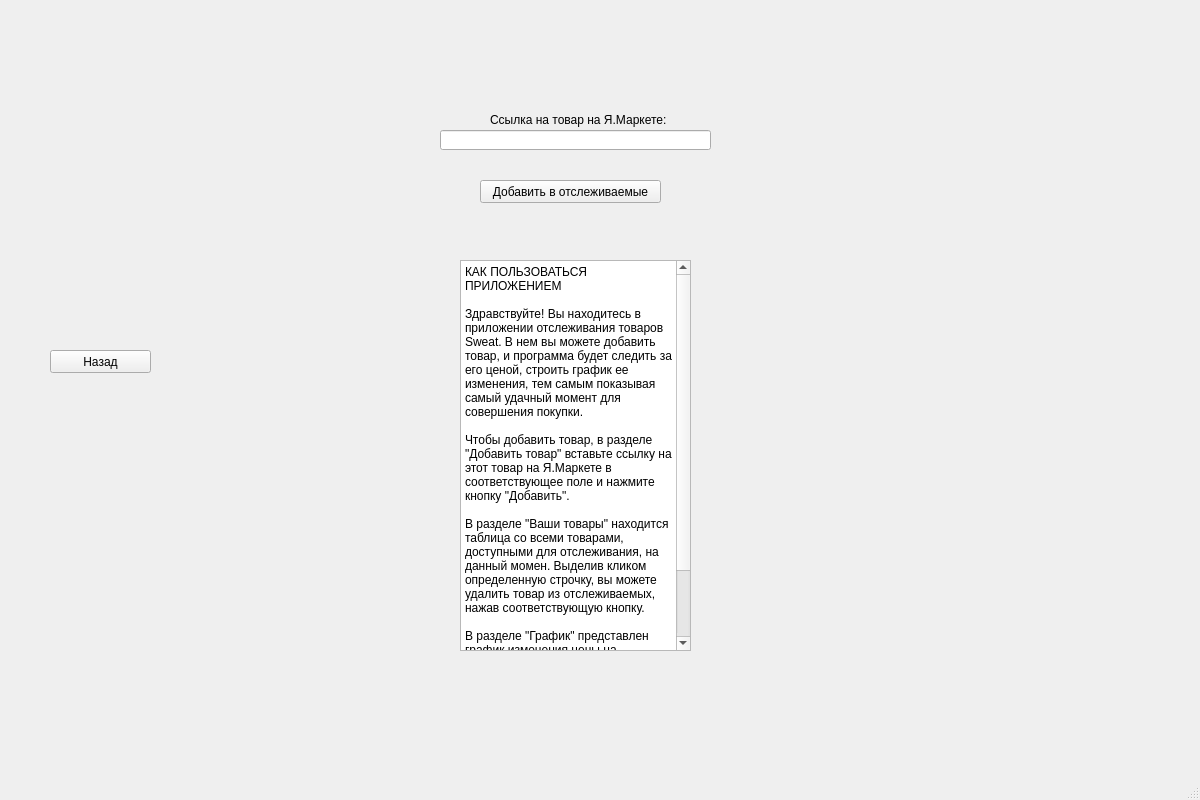
<?xml version="1.0" encoding="UTF-8"?>
<ui version="4.0">
 <class>MainWindow</class>
 <widget class="QMainWindow" name="MainWindow">
  <property name="geometry">
   <rect>
    <x>0</x>
    <y>0</y>
    <width>1200</width>
    <height>800</height>
   </rect>
  </property>
  <property name="windowTitle">
   <string>Project Sweat</string>
  </property>
  <widget class="QWidget" name="centralwidget">
   <widget class="QPushButton" name="go_back1">
    <property name="geometry">
     <rect>
      <x>50</x>
      <y>350</y>
      <width>101</width>
      <height>23</height>
     </rect>
    </property>
    <property name="text">
     <string>Назад</string>
    </property>
   </widget>
   <widget class="QLineEdit" name="lineEdit">
    <property name="geometry">
     <rect>
      <x>440</x>
      <y>130</y>
      <width>271</width>
      <height>20</height>
     </rect>
    </property>
   </widget>
   <widget class="QLabel" name="label">
    <property name="geometry">
     <rect>
      <x>490</x>
      <y>110</y>
      <width>261</width>
      <height>20</height>
     </rect>
    </property>
    <property name="text">
     <string>Ссылка на товар на Я.Маркете:</string>
    </property>
   </widget>
   <widget class="QPushButton" name="add_to">
    <property name="geometry">
     <rect>
      <x>480</x>
      <y>180</y>
      <width>181</width>
      <height>23</height>
     </rect>
    </property>
    <property name="text">
     <string>Добавить в отслеживаемые</string>
    </property>
   </widget>
   <widget class="QPlainTextEdit" name="plainTextEdit">
    <property name="geometry">
     <rect>
      <x>460</x>
      <y>260</y>
      <width>231</width>
      <height>391</height>
     </rect>
    </property>
    <property name="readOnly">
     <bool>true</bool>
    </property>
    <property name="plainText">
     <string>КАК ПОЛЬЗОВАТЬСЯ ПРИЛОЖЕНИЕМ

Здравствуйте! Вы находитесь в приложении отслеживания товаров Sweat. В нем вы можете добавить товар, и программа будет следить за его ценой, строить график ее изменения, тем самым показывая самый удачный момент для совершения покупки.

Чтобы добавить товар, в разделе &quot;Добавить товар&quot; вставьте ссылку на этот товар на Я.Маркете в соответствующее поле и нажмите кнопку &quot;Добавить&quot;.

В разделе &quot;Ваши товары&quot; находится таблица со всеми товарами, доступными для отслеживания, на данный момен. Выделив кликом определенную строчку, вы можете удалить товар из отслеживаемых, нажав соответствующую кнопку.

В разделе &quot;График&quot; представлен график изменения цены на выбранный товар. Выбрать другой товар вы можете в выпадающем меню.

Prod. by @vandruggg</string>
    </property>
   </widget>
  </widget>
  <widget class="QMenuBar" name="menubar">
   <property name="geometry">
    <rect>
     <x>0</x>
     <y>0</y>
     <width>1200</width>
     <height>21</height>
    </rect>
   </property>
  </widget>
  <widget class="QStatusBar" name="statusbar"/>
 </widget>
 <resources/>
 <connections/>
</ui>
